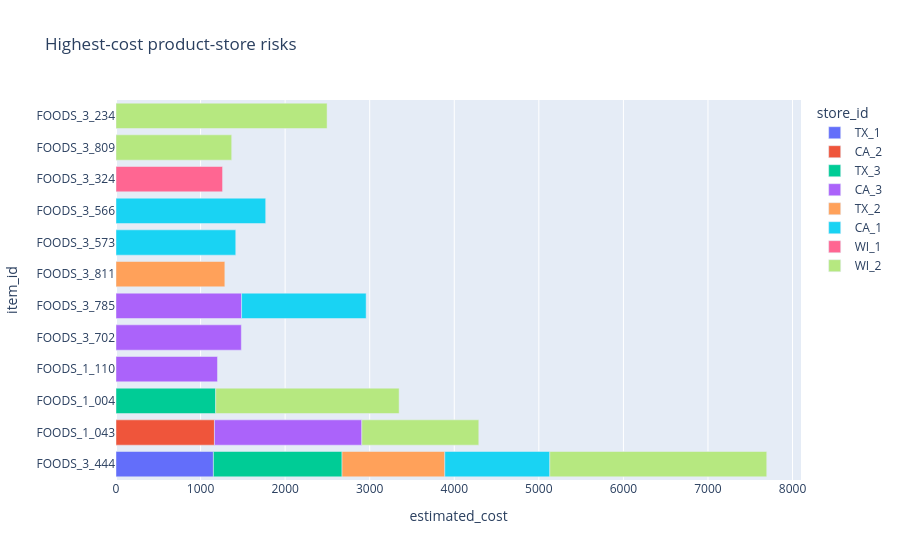

Notebook code for this chart:
### Markdown cell above
## 6. Prioritize products for action

### Code cell
priority = inventory.sort_values(['stockout_units', 'estimated_cost'], ascending=False)
display(priority[['store_id', 'item_id', 'cat_id', 'forecast_units', 'safety_stock', 'reorder_point', 'stockout_units', 'excess_units', 'estimated_cost']].head(25))
px.bar(priority.head(20).sort_values('estimated_cost'), x='estimated_cost', y='item_id', color='store_id', orientation='h', title='Highest-cost product-store risks').show()

### Figure 1 — Plotly figure (JSON) as saved in the notebook; plotly's stock layout.template omitted (floating-point values rounded to 4 significant figures)
{"data": [{"hovertemplate": "store_id=TX_1<br>estimated_cost=%{x}<br>item_id=%{y}<extra></extra>", "legendgroup": "TX_1", "marker": {"color": "#636efa", "pattern": {"shape": ""}}, "name": "TX_1", "orientation": "h", "showlegend": true, "textposition": "auto", "type": "bar", "x": [1152.0], "xaxis": "x", "y": ["FOODS_3_444"], "yaxis": "y"}, {"hovertemplate": "store_id=CA_2<br>estimated_cost=%{x}<br>item_id=%{y}<extra></extra>", "legendgroup": "CA_2", "marker": {"color": "#EF553B", "pattern": {"shape": ""}}, "name": "CA_2", "orientation": "h", "showlegend": true, "textposition": "auto", "type": "bar", "x": [1164.0], "xaxis": "x", "y": ["FOODS_1_043"], "yaxis": "y"}, {"hovertemplate": "store_id=TX_3<br>estimated_cost=%{x}<br>item_id=%{y}<extra></extra>", "legendgroup": "TX_3", "marker": {"color": "#00cc96", "pattern": {"shape": ""}}, "name": "TX_3", "orientation": "h", "showlegend": true, "textposition": "auto", "type": "bar", "x": [1179.0, 1521.0], "xaxis": "x", "y": ["FOODS_1_004", "FOODS_3_444"], "yaxis": "y"}, {"hovertemplate": "store_id=CA_3<br>estimated_cost=%{x}<br>item_id=%{y}<extra></extra>", "legendgroup": "CA_3", "marker": {"color": "#ab63fa", "pattern": {"shape": ""}}, "name": "CA_3", "orientation": "h", "showlegend": true, "textposition": "auto", "type": "bar", "x": [1200.0, 1482.0, 1485.0, 1743.0], "xaxis": "x", "y": ["FOODS_1_110", "FOODS_3_702", "FOODS_3_785", "FOODS_1_043"], "yaxis": "y"}, {"hovertemplate": "store_id=TX_2<br>estimated_cost=%{x}<br>item_id=%{y}<extra></extra>", "legendgroup": "TX_2", "marker": {"color": "#FFA15A", "pattern": {"shape": ""}}, "name": "TX_2", "orientation": "h", "showlegend": true, "textposition": "auto", "type": "bar", "x": [1215.0, 1287.0], "xaxis": "x", "y": ["FOODS_3_444", "FOODS_3_811"], "yaxis": "y"}, {"hovertemplate": "store_id=CA_1<br>estimated_cost=%{x}<br>item_id=%{y}<extra></extra>", "legendgroup": "CA_1", "marker": {"color": "#19d3f3", "pattern": {"shape": ""}}, "name": "CA_1", "orientation": "h", "showlegend": true, "textposition": "auto", "type": "bar", "x": [1242.0, 1416.0, 1473.0, 1770.0], "xaxis": "x", "y": ["FOODS_3_444", "FOODS_3_573", "FOODS_3_785", "FOODS_3_566"], "yaxis": "y"}, {"hovertemplate": "store_id=WI_1<br>estimated_cost=%{x}<br>item_id=%{y}<extra></extra>", "legendgroup": "WI_1", "marker": {"color": "#FF6692", "pattern": {"shape": ""}}, "name": "WI_1", "orientation": "h", "showlegend": true, "textposition": "auto", "type": "bar", "x": [1260.0], "xaxis": "x", "y": ["FOODS_3_324"], "yaxis": "y"}, {"hovertemplate": "store_id=WI_2<br>estimated_cost=%{x}<br>item_id=%{y}<extra></extra>", "legendgroup": "WI_2", "marker": {"color": "#B6E880", "pattern": {"shape": ""}}, "name": "WI_2", "orientation": "h", "showlegend": true, "textposition": "auto", "type": "bar", "x": [1368.0, 1383.0, 2169.0, 2496.0, 2565.0], "xaxis": "x", "y": ["FOODS_3_809", "FOODS_1_043", "FOODS_1_004", "FOODS_3_234", "FOODS_3_444"], "yaxis": "y"}], "layout": {"barmode": "relative", "legend": {"title": {"text": "store_id"}, "tracegroupgap": 0}, "title": {"text": "Highest-cost product-store risks"}, "xaxis": {"anchor": "y", "domain": [0.0, 1.0], "title": {"text": "estimated_cost"}}, "yaxis": {"anchor": "x", "domain": [0.0, 1.0], "title": {"text": "item_id"}}}}
